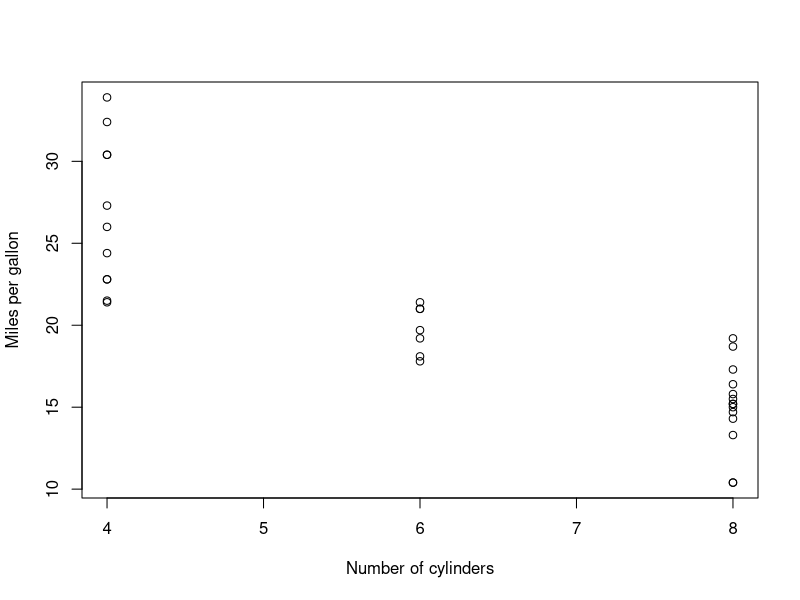

The R source for this figure:
## ---- chunk 1
sum(1:1000)
## ---- chunk 2
seq(2, 200, by=2)
## ---- chunk 3
c(rep("a", 10), rep("b", 20))
## ---- chunk 4
min(mtcars$wt)
max(mtcars$wt)
mean(mtcars$wt)
median(mtcars$wt)
## ---- chunk 5
plot(mtcars$cyl, mtcars$mpg, xlab='Number of cylinders', ylab='Miles per gallon')
## ---- chunk 6
mtcars[which.min(mtcars$wt), ]
mtcars[which.max(mtcars$wt), ]
